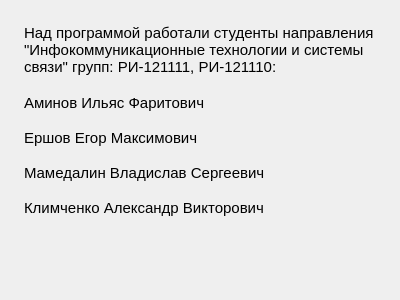
<?xml version="1.0" encoding="UTF-8"?>
<ui version="4.0">
 <class>about_authors</class>
 <widget class="QDialog" name="about_authors">
  <property name="windowModality">
   <enum>Qt::WindowModal</enum>
  </property>
  <property name="geometry">
   <rect>
    <x>0</x>
    <y>0</y>
    <width>400</width>
    <height>300</height>
   </rect>
  </property>
  <property name="font">
   <font>
    <pointsize>10</pointsize>
   </font>
  </property>
  <property name="windowTitle">
   <string>PersoLife - об авторах</string>
  </property>
  <property name="windowIcon">
   <iconset resource="meres.qrc">
    <normaloff>:/resours/resourses/icons/автор.png</normaloff>:/resours/resourses/icons/автор.png</iconset>
  </property>
  <widget class="QTextBrowser" name="textBrowser">
   <property name="geometry">
    <rect>
     <x>20</x>
     <y>20</y>
     <width>361</width>
     <height>261</height>
    </rect>
   </property>
   <property name="font">
    <font>
     <pointsize>11</pointsize>
    </font>
   </property>
   <property name="styleSheet">
    <string notr="true">background: none;
background-color: transparent;
border: none;</string>
   </property>
   <property name="html">
    <string>&lt;!DOCTYPE HTML PUBLIC &quot;-//W3C//DTD HTML 4.0//EN&quot; &quot;http://www.w3.org/TR/REC-html40/strict.dtd&quot;&gt;
&lt;html&gt;&lt;head&gt;&lt;meta name=&quot;qrichtext&quot; content=&quot;1&quot; /&gt;&lt;style type=&quot;text/css&quot;&gt;
p, li { white-space: pre-wrap; }
&lt;/style&gt;&lt;/head&gt;&lt;body style=&quot; font-family:'MS Shell Dlg 2'; font-size:11pt; font-weight:400; font-style:normal;&quot;&gt;
&lt;p style=&quot; margin-top:0px; margin-bottom:0px; margin-left:0px; margin-right:0px; -qt-block-indent:0; text-indent:0px;&quot;&gt;Над программой работали студенты направления &amp;quot;Инфокоммуникационные технологии и системы связи&amp;quot; групп: РИ-121111, РИ-121110:&lt;/p&gt;
&lt;p style=&quot;-qt-paragraph-type:empty; margin-top:0px; margin-bottom:0px; margin-left:0px; margin-right:0px; -qt-block-indent:0; text-indent:0px;&quot;&gt;&lt;br /&gt;&lt;/p&gt;
&lt;p style=&quot; margin-top:0px; margin-bottom:0px; margin-left:0px; margin-right:0px; -qt-block-indent:0; text-indent:0px;&quot;&gt;Аминов Ильяс Фаритович&lt;/p&gt;
&lt;p style=&quot; margin-top:0px; margin-bottom:0px; margin-left:0px; margin-right:0px; -qt-block-indent:0; text-indent:0px;&quot;&gt;&lt;br /&gt;Ершов Егор Максимович&lt;/p&gt;
&lt;p style=&quot; margin-top:0px; margin-bottom:0px; margin-left:0px; margin-right:0px; -qt-block-indent:0; text-indent:0px;&quot;&gt;&lt;br /&gt;Мамедалин Владислав Сергеевич&lt;/p&gt;
&lt;p style=&quot; margin-top:0px; margin-bottom:0px; margin-left:0px; margin-right:0px; -qt-block-indent:0; text-indent:0px;&quot;&gt;&lt;br /&gt;Климченко Александр Викторович&lt;/p&gt;&lt;/body&gt;&lt;/html&gt;</string>
   </property>
  </widget>
 </widget>
 <resources>
  <include location="meres.qrc"/>
 </resources>
 <connections/>
</ui>
